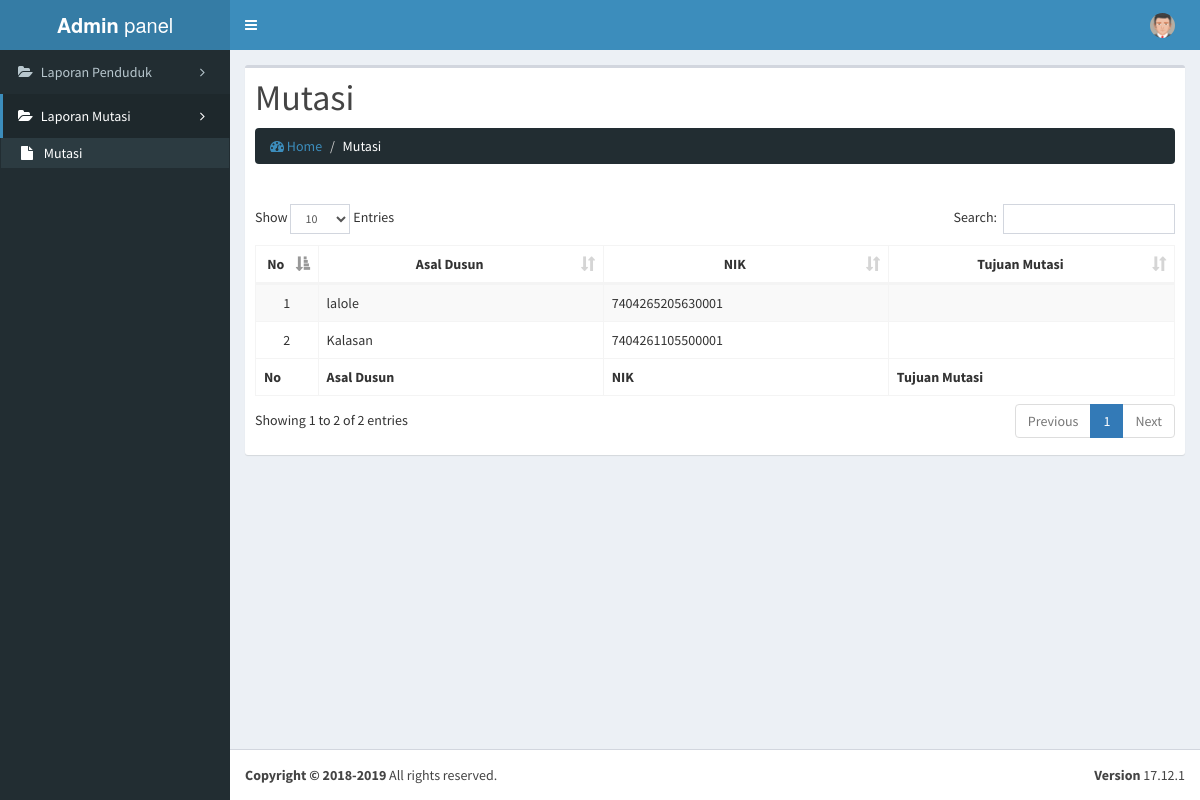
Screenshot of /admin/laporan-mutasi (signed in) with the database file from the repository.
### tables this page shows
CREATE TABLE `mutasi` (
  `id_mutasi` int(50) NOT NULL,
  `id_dusun` int(11) NOT NULL,
  `nik` varchar(50) NOT NULL,
  `asal_dusun` varchar(100) NOT NULL,
  `tujuan_mutasi` varchar(20) NOT NULL,
  `tanggal_mutasi` date NOT NULL,
  `keterangan` varchar(50) NOT NULL
);

### admin/modul/laporan-mutasi/index.php (the view, shortened to what this page needs)
<section class="content">
	<div class="row">
	<div class="col-md-12">
	  <div class="box">
		<div class="box-header">
			<h1 style="text-transform: capitalize;">Mutasi</h1>
			<ol class="breadcrumb">
				<li><a href="media.php?module=home"><i class="fa fa-dashboard"></i> Home</a></li>
				<li class="active">Mutasi</li>
			</ol>
		</div>
		<div class="box-body table-responsive">
			<table id="example1" class="table table-bordered table-striped">
			<thead>
			  <tr>
				<th width="2%" class="center">No</th>
				<th width="23%" class="center">Asal Dusun</th>
				<th width="23%" class="center">NIK</th>
			    <th width="23%" class="center">Tujuan Mutasi</th>
			  </tr>
			</thead>
			<tbody>
			<?php
				$no = 1;
				$tampil = $pdo->query("SELECT * from mutasi ORDER BY tanggal_mutasi DESC");
				while($r = $tampil->fetch(PDO::FETCH_ASSOC)){
				$mutasi = $pdo->query("SELECT * from dusun WHERE id_dusun = '$r[tujuan_mutasi]'");
				$rr = $mutasi->fetch(PDO::FETCH_ASSOC);
			?>
				<tr>
					<td align="center"><?php echo  $no; ?></td>
					<td><?php echo  $r['asal_dusun']; ?></td>
					<td><?php echo  $r['nik']; ?></td>
				    <td><?php echo  $rr['nama_dusun']; ?></td>
				</tr>
			<?php
			$no++;
			}
			?>
			</tbody>
			<tfoot>
			  <tr>
				<th width="2%" class="center">No</th>
				<th width="23%" class="center">Asal Dusun</th>
				<th width="23%" class="center">NIK</th>
			    <th width="23%" class="center">Tujuan Mutasi</th>
			  </tr>
			</tfoot>
		  </table>
		</div>
	  </div>
	</div>
</section>

### rows the page displays
mutasi: asal_dusun "lalole", nik "7404265205630001"
mutasi: asal_dusun "Kalasan", nik "7404261105500001"

### other values shown
$namaweb "panel"
